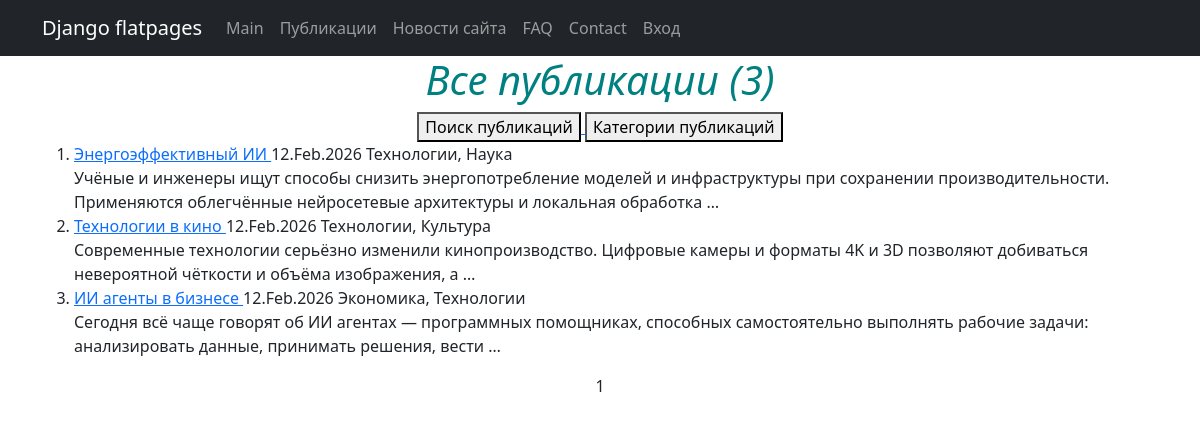
Before: /news/ with the older database file.
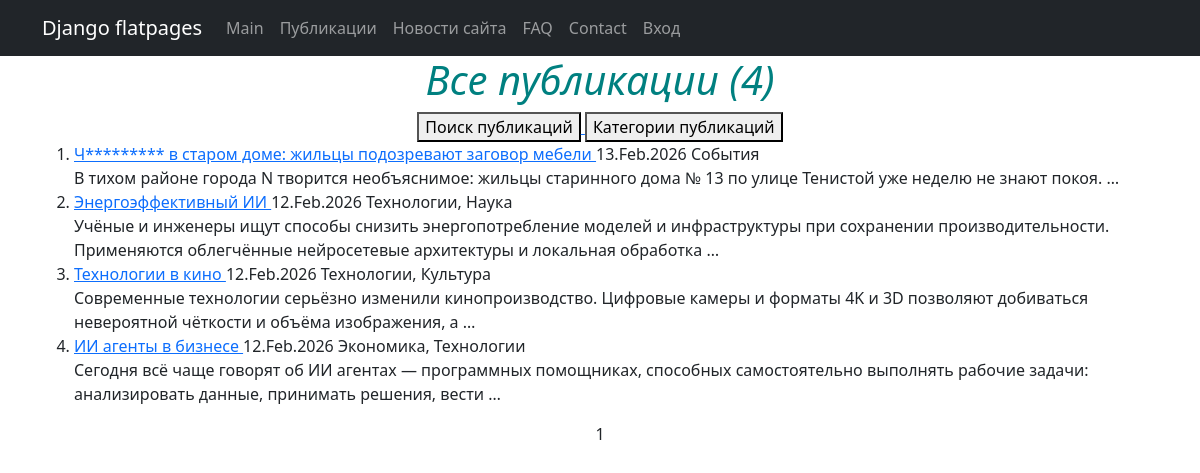
After: the same page with the newer database file.
### news_portal/models.py (models this page shows, shortened)
class Post(models.Model):
    article = 'AR'
    news = 'NE'
    TYPE_POST = [
        (article, 'статья'),
        (news, 'новость')
    ]
    author = models.ForeignKey(Author, on_delete=models.DO_NOTHING) #связь «один ко многим» с моделью Author
    categories = models.ManyToManyField(Category, through='PostCategory') #связь «многие ко многим» с моделью Category
    type = models.CharField(max_length=2, choices=TYPE_POST, default=article) #поле с выбором — «статья» или «новость»
    datetime_creation = models.DateTimeField(auto_now_add=True) #автоматически добавляемая дата и время создания
    title = models.CharField(max_length=100) #заголовок статьи/новости
    text = models.TextField() #текст статьи/новости
    rating = models.IntegerField(default=0) #рейтинг статьи/новости
    def categories_post(self):
        return ', '.join([category.name for category in self.categories.all()])
    def get_absolute_url(self):
        return reverse('post_detail', args=[str(self.id)])

class Category(models.Model):
    name = models.CharField(max_length=50, unique=True)
    subscribers = models.ManyToManyField(User, related_name='categories')

### news_portal/views.py (the view, shortened to what this page needs)
# urls.py: path('', PostsList.as_view(template_name = 'news_portal/posts.html'), name='posts'),
class PostsList(ListView):
    model= Post
    ordering = '-datetime_creation'
    template_name = 'news_portal/posts.html'
    context_object_name = 'posts'
    paginate_by = 10
    def get_context_data(self, **kwargs):
        context = super().get_context_data(**kwargs)
        for post in context['posts']:
            post.categories_list = post.categories_post()
        return context

### news_portal/templatetags/custom_filters.py (called while the page is built)
@register.filter()
def censor(text):
    def replacement(match_obj):
        word = match_obj.group(0)
        l = len(word) - 1
        return word[0] + '*' * l
    pattern = r'[ЕЁеё]‑мо[её]|[ЕЁеё]лки‑палки|[Бб]лин|[Чч]ертовщин[аыуео]й?'
    text = sub(pattern, replacement, text)
    return f'{text} '

### templates/news_portal/posts.html (shortened to what this page needs)
{% extends 'flatpages/default.html' %}
{% load custom_filters %}
{% load custom_tags %}
{% block content %}
    {% block content_search %}
        <h1><span style="color: #008080;"><i> Все публикации ({{ posts|length }})</i></span></h1>
        <a href="/news/search">
            <button type="button">Поиск публикаций</button>
        </a>
        <a href="/news/categories">
            <button type="button">Категории публикаций</button>
        </a>
    {% endblock content_search %}
    {% if posts %}
        <div align="left">
        <ol>
        {% for post in posts %}
            <li>
                <a href="{{ post.get_absolute_url }}"> {{ post.title|censor }} </a>
                {{ post.datetime_creation|date:'d.M.Y' }}
                {{ post.categories_list }}
                <br>
                {{ post.text|censor|truncatewords:20 }}
            </li>
        {% endfor %}
        </ol>
        </div>
    {% else %}
        <h2>Новостей нет!</h2>
    {% endif %}
    {{ page_obj.number }}
{% endblock content %}

### templates/flatpages/default.html (shortened to what this page needs)
<!DOCTYPE html>
<html lang="en">
    <head>
        {% load static %}
        <link href="{% static 'css/styles.css' %}" rel="stylesheet" />
    </head>
    <body>
        <nav class="navbar navbar-expand-lg navbar-dark bg-dark static-top">
            <div class="container">
                <a class="navbar-brand" href="#">Django flatpages</a>
                <div class="collapse navbar-collapse" id="navbarResponsive">
                    <ul class="navbar-nav ml-auto">
                        <li class="nav-item">
                            <a class="nav-link" href="/main/">Main</a>
                        </li>
                        <li class="nav-item">
                            <a class="nav-link" href="/news/">Публикации</a>
                        </li>
                        <li class="nav-item">
                            <a class="nav-link" href="/website_news/">Новости сайта</a>
                        </li>
                        <li class="nav-item">
                            <a class="nav-link" href="/faq/">FAQ</a>
                        </li>
                        <li class="nav-item">
                            <a class="nav-link" href="/contacts/">Contact</a>
                        </li>
                        {% if user.is_authenticated %}
                        <li class="nav-item">
                            <a class="nav-link" href="{% url 'news_create' %}">Предложить новость</a>
                        </li>
                        <li class="nav-item">
                            <a class="nav-link" href="{% url 'article_create' %}">Предложить статью</a>
                        </li>
                        <li class="nav-item">
                            <a class="nav-link" href="{% url 'user_profile' %}">Страница пользователя</a>
                        </li>
                        {% else %}
                        <li class="nav-item">
                            <a class="nav-link" href="{% url 'account_login' %}">Вход</a>
                        </li>
                        {% endif %}
                    </ul>
                </div>
            </div>
        </nav>
        <div class="container">
            <div class="row">
                <div class="col-lg-12 text-center">
                    {% block content %}{% endblock content %}
                </div>
            </div>
        </div>
    </body>
</html>

Changed rows visible on the page:
added Post: title|censor "Ч********* в старом доме: жильцы подозревают заговор мебели", datetime_creation "13.Feb.2026", categories_list "События", text|censor "В тихом районе города N творится необъяснимое: жильцы старинного дома № 13 по улице Тенистой уже неделю не знают покоя. …"
Other visible differences:
{{ posts|length }}: "3" → "4"
